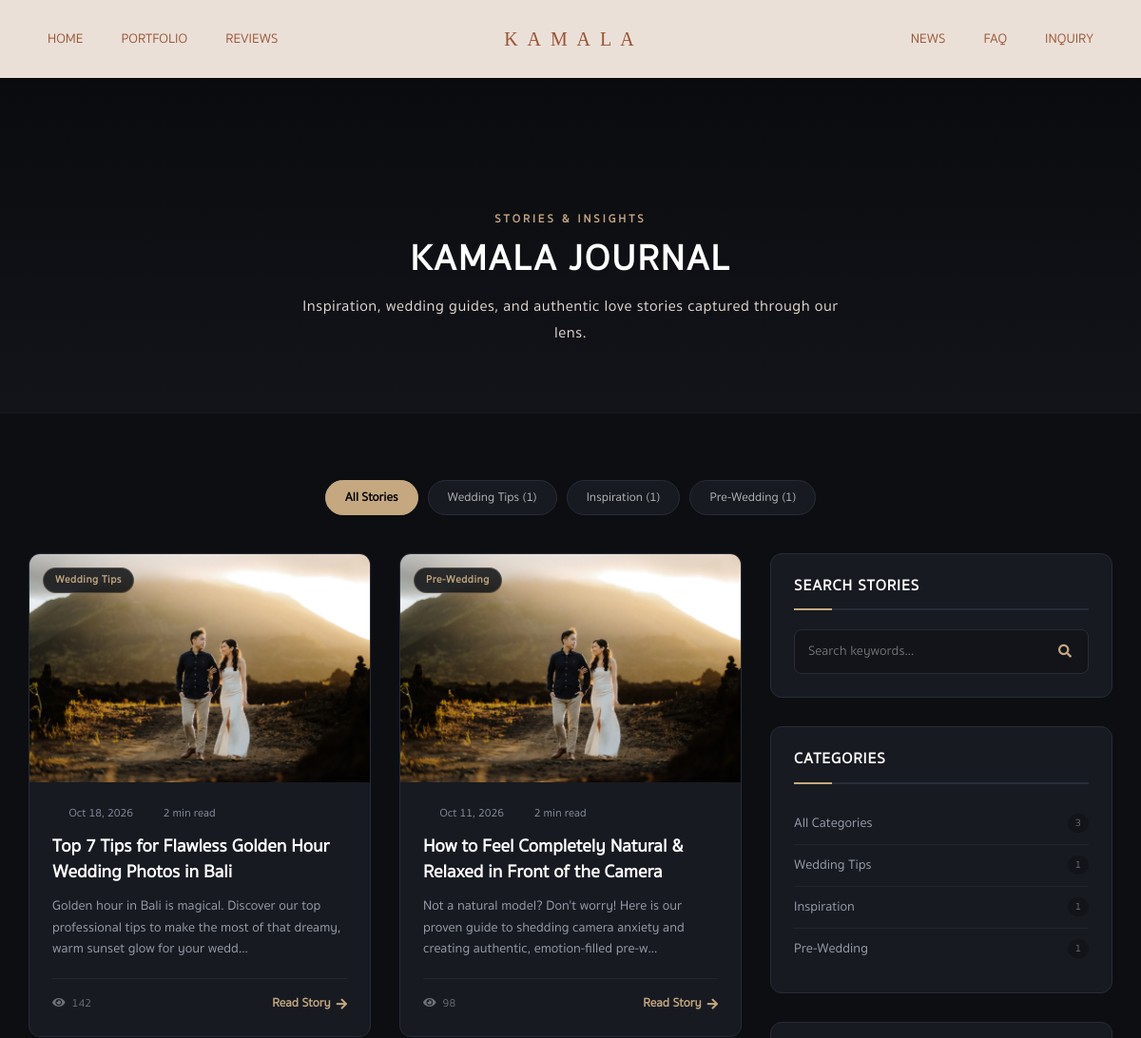
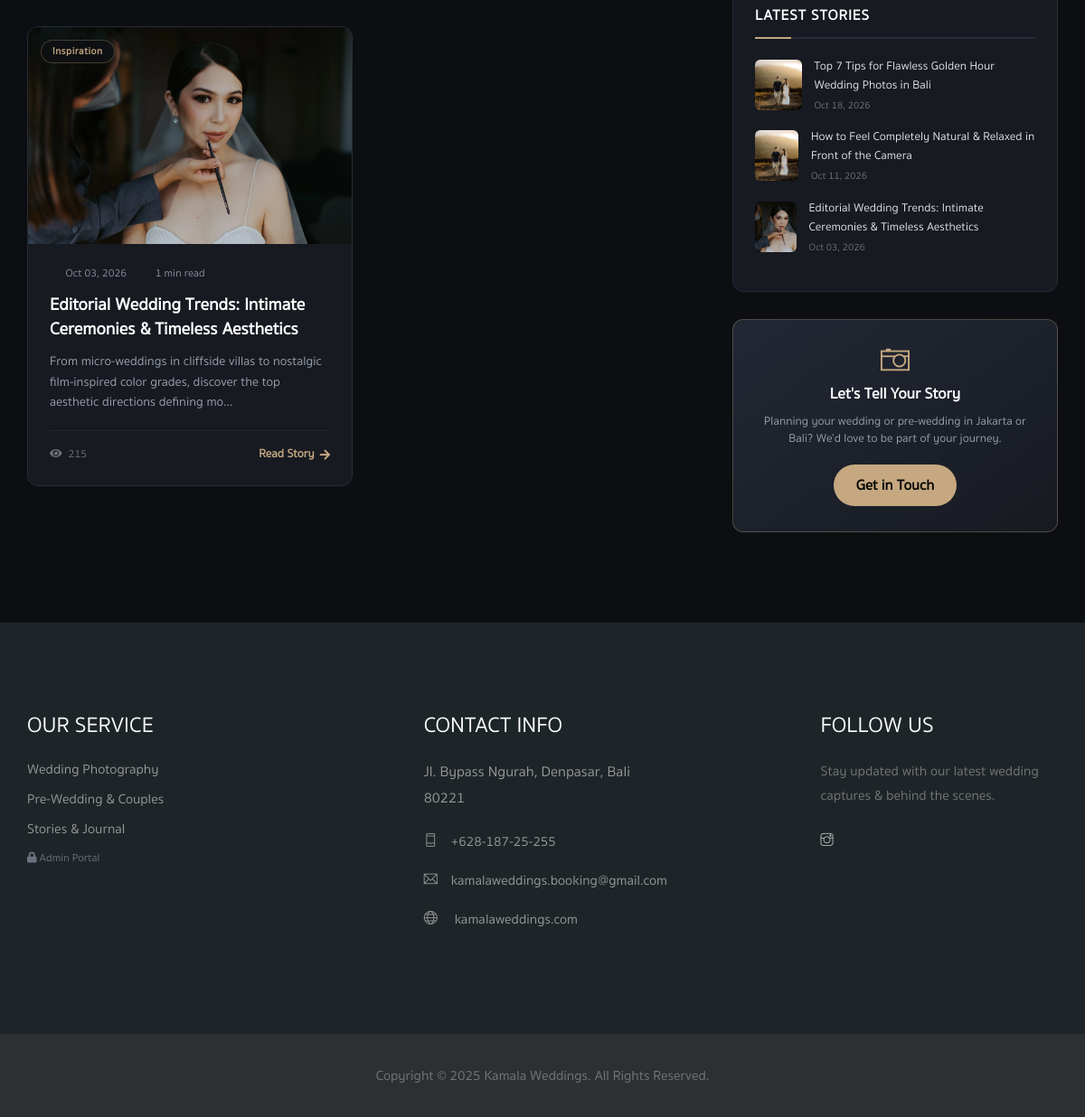
Page /news.php on the committed database (2 pictures, top to bottom).
### tables this page shows
CREATE TABLE `news` (
  `id` int NOT NULL AUTO_INCREMENT,
  `title` varchar(255) NOT NULL,
  `slug` varchar(255) NOT NULL,
  `category` varchar(100) NOT NULL,
  `author` varchar(100) DEFAULT 'Kamala Weddings',
  `image` varchar(255) DEFAULT '',
  `excerpt` text,
  `content` mediumtext,
  `status` enum('published','draft') DEFAULT 'published',
  `views` int DEFAULT '0',
  `published_at` datetime DEFAULT CURRENT_TIMESTAMP,
  `created_at` datetime DEFAULT CURRENT_TIMESTAMP,
  `updated_at` datetime DEFAULT CURRENT_TIMESTAMP ON UPDATE CURRENT_TIMESTAMP,
  PRIMARY KEY (`id`),
  UNIQUE KEY `slug` (`slug`),
  KEY `status` (`status`),
  KEY `category` (`category`),
  KEY `published_at` (`published_at`)
);

### config/database.php (called while the page is built, shortened)
<?php
function get_reading_time(string $content): string {
    $wordCount = str_word_count(strip_tags($content));
    $minutes = ceil($wordCount / 200);
    return max(1, $minutes) . ' min read';
}

### news.php (the view, shortened to what this page needs)
<?php
require_once __DIR__ . '/config/database.php';
$pdo = getDB();
$search   = trim($_GET['q'] ?? '');
$category = trim($_GET['category'] ?? '');
$page     = max(1, filter_input(INPUT_GET, 'page', FILTER_VALIDATE_INT) ?: 1);
$perPage  = 6;
$offset   = ($page - 1) * $perPage;
$where = "WHERE `status` = 'published'";
$params = [];
$countStmt = $pdo->prepare("SELECT COUNT(*) FROM `news` $where");
$countStmt->execute($params);
$totalArticles = $countStmt->fetchColumn();
$query = "SELECT * FROM `news` $where ORDER BY `published_at` DESC LIMIT :limit OFFSET :offset";
$stmt = $pdo->prepare($query);
$stmt->bindValue(':limit', $perPage, PDO::PARAM_INT);
$stmt->bindValue(':offset', $offset, PDO::PARAM_INT);
$stmt->execute();
$articles = $stmt->fetchAll();
$catStmt = $pdo->query("
    SELECT `category`, COUNT(*) as count
    FROM `news`
    WHERE `status` = 'published' AND `category` != ''
    GROUP BY `category`
    ORDER BY count DESC
");
$categoriesList = $catStmt->fetchAll();
$recentPosts = $pdo->query("
    SELECT `title`, `slug`, `image`, `published_at`
    FROM `news`
    WHERE `status` = 'published'
    ORDER BY `published_at` DESC
    LIMIT 4
")->fetchAll();
?>
<!doctype html>
<html lang="en">
<head>
    <link rel="stylesheet" href="css/bootstrap.min.css">
    <link rel="stylesheet" href="css/animate.css">
    <link rel="stylesheet" href="css/all.css">
    <link rel="stylesheet" href="css/themify-icons.css">
    <link rel="stylesheet" href="css/style.css">
</head>
<body>
    <header class="main_menu home_menu">
        <div class="container">
            <div class="row align-items-center">
                <div class="col-lg-12">
                    <nav class="navbar navbar-expand-lg navbar-light">
                        <div class="collapse navbar-collapse main-menu-item" id="navbarSupportedContent">
                            <div class="nav-grid-container">
                                <div class="nav-group nav-left">
                                    <ul class="navbar-nav">
                                        <li class="nav-item">
                                            <a class="nav-link" href="index.html">Home</a>
                                        </li>
                                        <li class="nav-item">
                                            <a class="nav-link" href="portfolio.html">Portfolio</a>
                                        </li>
                                        <li class="nav-item">
                                            <a class="nav-link" href="reviews.html">Reviews</a>
                                        </li>
                                    </ul>
                                </div>
                                <div class="nav-group nav-center d-none d-lg-flex">
                                    <a class="navbar-brand" href="index.html">
                                        K A M A L A
                                    </a>
                                </div>
                                <div class="nav-group nav-right">
                                    <ul class="navbar-nav">
                                        <li class="nav-item active">
                                            <a class="nav-link" href="news.php" style="color:#c5a880;">News</a>
                                        </li>
                                        <li class="nav-item">
                                            <a class="nav-link" href="faq.html">FAQ</a>
                                        </li>
                                        <li class="nav-item">
                                            <a class="nav-link" href="inquiry.html">Inquiry</a>
                                        </li>
                                    </ul>
                                </div>
                            </div>
                        </div>
                    </nav>
                </div>
            </div>
        </div>
    </header>
    <section class="news_banner">
        <div class="container">
            <div class="row justify-content-center">
                <div class="col-lg-8">
                    <span style="color:#c5a880; text-transform:uppercase; font-size:12px; letter-spacing:3px; font-weight:600; display:block; margin-bottom:10px;">
                        Stories & Insights
                    </span>
                    <h1>KAMALA JOURNAL</h1>
                    <p>Inspiration, wedding guides, and authentic love stories captured through our lens.</p>
                </div>
            </div>
        </div>
    </section>
    <section class="news_section">
        <div class="container">
            <div class="category_pills">
                <a href="news.php" class="category_pill <?= empty($category) ? 'active' : '' ?>">All Stories</a>
                <?php foreach ($categoriesList as $cat): ?>
                    <a href="news.php?category=<?= urlencode($cat['category']) ?>" class="category_pill <?= $category === $cat['category'] ? 'active' : '' ?>">
                        <?= htmlspecialchars($cat['category']) ?> (<?= $cat['count'] ?>)
                    </a>
                <?php endforeach; ?>
            </div>
            <div class="row">
                <div class="col-lg-8">
                    <?php if (empty($articles)): ?>
                        <div class="news_sidebar_widget text-center" style="padding:60px 20px;">
                            <i class="fas fa-newspaper" style="font-size:44px; color:#4b5563; margin-bottom:16px;"></i>
                            <h3 style="color:#fff; font-size:20px; margin-bottom:8px;">No Stories Found</h3>
                            <p style="color:#9ca3af; font-size:14px; max-width:400px; margin:0 auto 20px;">
                                <?= !empty($search) ? 'No articles match your search criteria. Try a different search term.' : 'There are currently no published articles in this category.' ?>
                            </p>
                            <a href="news.php" class="btn btn-primary" style="padding:10px 24px; border-radius:50px; background:#c5a880; color:#000; font-weight:600; text-decoration:none;">
                                View All Stories
                            </a>
                        </div>
                    <?php else: ?>
                        <div class="row">
                            <?php foreach ($articles as $index => $item): ?>
                                <div class="col-md-6">
                                    <article class="news_card">
                                        <div class="news_card_img_wrap">
                                            <?php
                                                $imgSrc = !empty($item['image']) ? htmlspecialchars($item['image']) : 'img/wedding/A1.webp';
                                            ?>
                                            <a href="news-detail.php?slug=<?= urlencode($item['slug']) ?>">
                                                <img src="<?= $imgSrc ?>" alt="<?= htmlspecialchars($item['title']) ?>" class="news_card_img" onerror="this.src='img/wedding/A1.webp'">
                                            </a>
                                            <span class="news_card_badge"><?= htmlspecialchars($item['category']) ?></span>
                                        </div>
                                        <div class="news_card_body">
                                            <div class="news_card_meta">
                                                <span><i class="far fa-calendar-alt"></i> <?= date('M d, Y', strtotime($item['published_at'])) ?></span>
                                                <span><i class="far fa-clock"></i> <?= get_reading_time($item['content']) ?></span>
                                            </div>
                                            <h2 class="news_card_title">
                                                <a href="news-detail.php?slug=<?= urlencode($item['slug']) ?>">
                                                    <?= htmlspecialchars($item['title']) ?>
                                                </a>
                                            </h2>
                                            <p class="news_card_excerpt">
                                                <?= htmlspecialchars(mb_substr($item['excerpt'], 0, 130)) ?>...
                                            </p>
                                            <div class="news_card_footer">
                                                <span style="color:#71717a; font-size:12px;">
                                                    <i class="fas fa-eye" style="margin-right:4px;"></i> <?= number_format($item['views']) ?>
                                                </span>
                                                <a href="news-detail.php?slug=<?= urlencode($item['slug']) ?>" class="read_more_link">
                                                    Read Story <i class="fas fa-arrow-right"></i>
                                                </a>
                                            </div>
                                        </div>
                                    </article>
                                </div>
                            <?php endforeach; ?>
                        </div>
                    <?php endif; ?>
                </div>
                <div class="col-lg-4">
                    <div class="news_sidebar_widget">
                        <h4 class="widget_title">Search Stories</h4>
                        <form method="GET" action="news.php" class="search_form">
                            <input type="text" name="q" value="<?= htmlspecialchars($search) ?>" class="search_input" placeholder="Search keywords...">
                            <button type="submit" class="search_btn" aria-label="Search"><i class="fas fa-search"></i></button>
                        </form>
                    </div>
                    <div class="news_sidebar_widget">
                        <h4 class="widget_title">Categories</h4>
                        <ul class="category_list">
                            <li>
                                <a href="news.php">
                                    <span>All Categories</span>
                                    <span class="count"><?= $totalArticles ?></span>
                                </a>
                            </li>
                            <?php foreach ($categoriesList as $cat): ?>
                                <li>
                                    <a href="news.php?category=<?= urlencode($cat['category']) ?>">
                                        <span><?= htmlspecialchars($cat['category']) ?></span>
                                        <span class="count"><?= $cat['count'] ?></span>
                                    </a>
                                </li>
                            <?php endforeach; ?>
                        </ul>
                    </div>
                    <div class="news_sidebar_widget">
                        <h4 class="widget_title">Latest Stories</h4>
                        <?php foreach ($recentPosts as $post): ?>
                            <div class="recent_post_item">
                                <?php
                                    $recentImg = !empty($post['image']) ? htmlspecialchars($post['image']) : 'img/wedding/A1.webp';
                                ?>
                                <a href="news-detail.php?slug=<?= urlencode($post['slug']) ?>">
                                    <img src="<?= $recentImg ?>" alt="<?= htmlspecialchars($post['title']) ?>" class="recent_post_thumb" onerror="this.src='img/wedding/A1.webp'">
                                </a>
                                <div>
                                    <a href="news-detail.php?slug=<?= urlencode($post['slug']) ?>" class="recent_post_title">
                                        <?= htmlspecialchars($post['title']) ?>
                                    </a>
                                    <div class="recent_post_date">
                                        <?= date('M d, Y', strtotime($post['published_at'])) ?>
                                    </div>
                                </div>
                            </div>
                        <?php endforeach; ?>
                    </div>
                    <div class="cta_widget">
                        <i class="ti-camera" style="font-size:32px; color:#c5a880; margin-bottom:12px; display:inline-block;"></i>
                        <h4>Let's Tell Your Story</h4>
                        <p>Planning your wedding or pre-wedding in Jakarta or Bali? We’d love to be part of your journey.</p>
                        <a href="inquiry.html" class="btn" style="background:#c5a880; color:#000; font-weight:600; padding:10px 24px; border-radius:50px; text-decoration:none; display:inline-block;">
                            Get in Touch
                        </a>
                    </div>
                </div>
            </div>
        </div>
    </section>
    <footer class="footer-area">
        <div class="container">
            <div class="row justify-content-between">
                <div class="col-sm-6 col-md-6 col-lg-3">
                    <div class="single-footer-widget">
                        <h4>Our Service</h4>
                        <ul>
                            <li><a href="portfolio.html">Wedding Photography</a></li>
                            <li><a href="portfolio.html">Pre-Wedding & Couples</a></li>
                            <li><a href="news.php">Stories & Journal</a></li>
                            <li><a href="admin/login.php" style="color:#6b7280; font-size:12px;"><i class="fas fa-lock"></i> Admin Portal</a></li>
                        </ul>
                    </div>
                </div>
                <div class="col-sm-6 col-md-6 col-lg-3">
                    <div class="single-footer-widget footer_icon">
                        <h4>Contact Info</h4>
                        <p>Jl. Bypass Ngurah, Denpasar, Bali 80221</p>
                        <ul>
                            <li><a href="https://wa.me/62818725255" target="_blank"><i class="ti-mobile"></i>+628-187-25-255</a></li>
                            <li><a href="mailto:kamalaweddings.booking@gmail.com"><i class="ti-email"></i>kamalaweddings.booking@gmail.com</a></li>
                            <li><a href="#"><i class="ti-world"></i> kamalaweddings.com</a></li>
                        </ul>
                    </div>
                </div>
                <div class="col-sm-6 col-md-6 col-lg-3">
                    <div class="single-footer-widget footer_2">
                        <h4>Follow Us</h4>
                        <p>Stay updated with our latest wedding captures & behind the scenes.</p>
                        <div class="social_icon">
                            <a href="https://www.instagram.com/kamalaweddings/" target="_blank"><i class="ti-instagram"></i></a>
                        </div>
                    </div>
                </div>
            </div>
        </div>
        <div class="container-fluid">
            <div class="row justify-content-center">
                <div class="col-lg-12">
                    <div class="copyright_part_text text-center">
                        <p class="footer-text m-0">
                            Copyright &copy; 2025 Kamala Weddings. All Rights Reserved.
                        </p>
                    </div>
                </div>
            </div>
        </div>
    </footer>
</body>
</html>

### rows in the picture
news: image (picture), category "Wedding Tips", published_at "Oct 18, 2026", content "2 min read", title "Top 7 Tips for Flawless Golden Hour Wedding Photos in Bali", excerpt "Golden hour in Bali is magical. Discover our top professional tips to make the most of that dreamy, warm sunset glow for your wedd", views "142"
news: image (picture), category "Pre-Wedding", published_at "Oct 11, 2026", content "2 min read", title "How to Feel Completely Natural & Relaxed in Front of the Camera", excerpt "Not a natural model? Don't worry! Here is our proven guide to shedding camera anxiety and creating authentic, emotion-filled pre-w", views "98"
news: image (picture), category "Inspiration", published_at "Oct 03, 2026", content "1 min read", title "Editorial Wedding Trends: Intimate Ceremonies & Timeless Aesthetics", excerpt "From micro-weddings in cliffside villas to nostalgic film-inspired color grades, discover the top aesthetic directions defining mo", views "215"

### other values in the picture
$cat['category'] "Wedding Tips"
$cat['count'] "1"
$cat['category'] "Inspiration"
$cat['category'] "Pre-Wedding"
$totalArticles "3"
